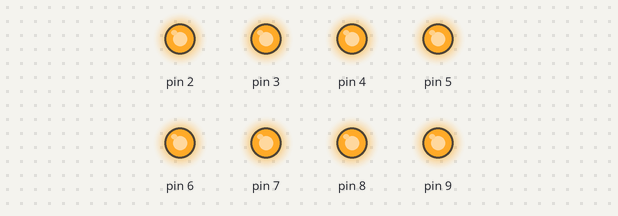
A sketch run on a simulated Arduino Uno, built with avr-gcc and run on an emulated ATmega328P. On the bench: output pins drawn as LEDs (lit = HIGH).

Above: at 0.2 s.
At 0.7 s:
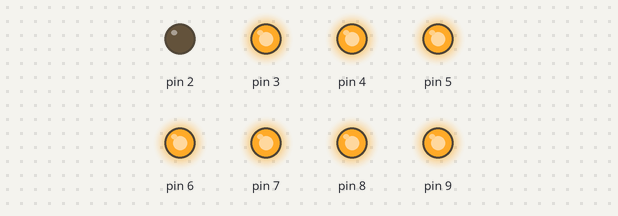
At 1.2 s:
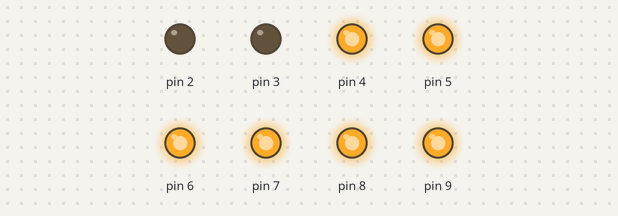
At 2.2 s:
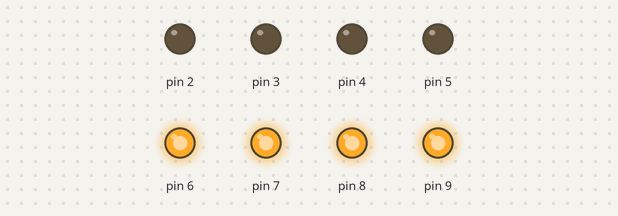
At 3.2 s:
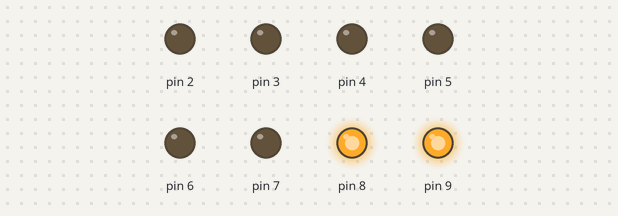
At 4.5 s:
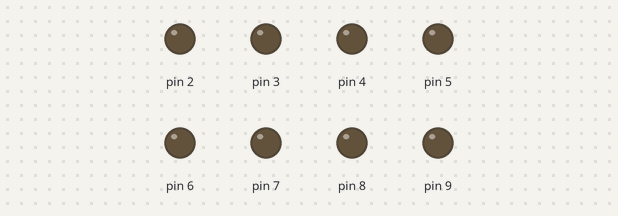
Timing chart, 0 to 6.5 s (numbered marks = the images above):
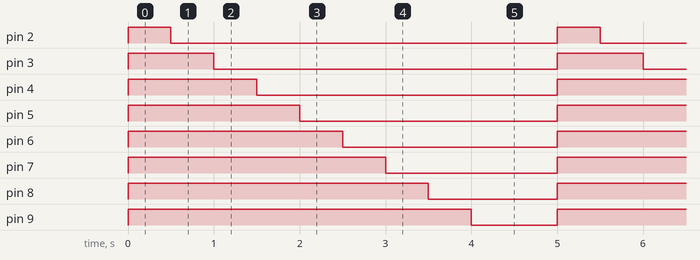

Measured:
- by itself, pin 2: alternates HIGH for 0.50 s and LOW for 4.5 s
- by itself, pin 3: alternates HIGH for 1.0 s and LOW for 4.0 s
- by itself, pin 4: alternates HIGH for 1.5 s and LOW for 3.5 s
- by itself, pin 5: alternates HIGH for 2.0 s and LOW for 3.0 s
- by itself, pin 6: alternates HIGH for 2.5 s and LOW for 2.5 s
- by itself, pin 7: alternates HIGH for 3.0 s and LOW for 2.0 s
- by itself, pin 8: alternates HIGH for 3.5 s and LOW for 1.5 s
- by itself, pin 9: alternates HIGH for 4.0 s and LOW for 1.0 s

The sketch:

8_line_blink.ino
```cpp
//6 line quick and dirty digital osiloscope for testing

void setup() {
  Serial.begin(9600);
  pinMode(2, OUTPUT);
  pinMode(3, OUTPUT);
  pinMode(4, OUTPUT);
  pinMode(5, OUTPUT);
  pinMode(6, OUTPUT);
  pinMode(7, OUTPUT);
  pinMode(8, OUTPUT);
  pinMode(9, OUTPUT);
}

void loop() {
  digitalWrite(2, HIGH);
  digitalWrite(3, HIGH);
  digitalWrite(4, HIGH);
  digitalWrite(5, HIGH);
  digitalWrite(6, HIGH);
  digitalWrite(7, HIGH);
  digitalWrite(8, HIGH);
  digitalWrite(9, HIGH);
  delay(500);
  digitalWrite(2, LOW);
  delay(500);
  digitalWrite(3, LOW);
  delay(500);
  digitalWrite(4, LOW);
  delay(500);
  digitalWrite(5, LOW);
  delay(500);
  digitalWrite(6, LOW);
  delay(500);
  digitalWrite(7, LOW);
  delay(500);
  digitalWrite(8, LOW);
  delay(500);
  digitalWrite(9, LOW);
  delay(1000);
}
```
